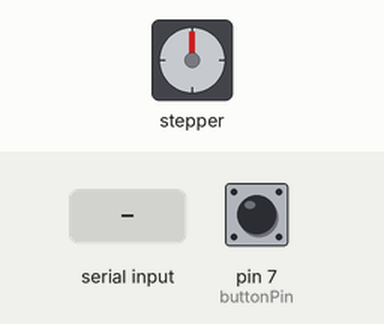
The sketch below on a simulated Arduino Uno, built with avr-gcc and run on an emulated ATmega328P. On the bench: stepper motor. Wiring (inferred from the names in the program): stepper motor driver (200 steps per turn assumed): step pin 3; direction pin 4; enable pin 5. The inputs (shaded band) are chosen by the test bench; at power-on: pin 7 (buttonPin) HIGH. What the sketch prints to the serial monitor is not drawn.

Above: at 1.2 s.
1.3 s: pin 7 (buttonPin) pulled LOW for 1 s
At 3.5 s:
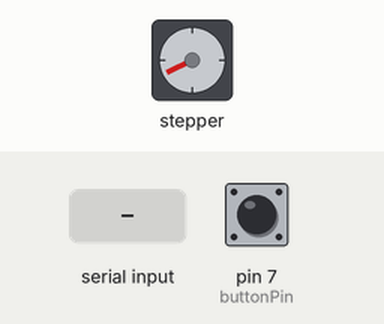
3.8 s: pin 7 (buttonPin) pulled LOW for 0.15 s
At 4.3 s:
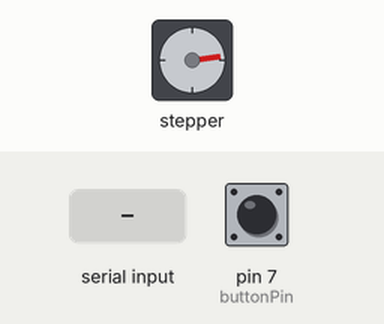
5.4 s: pin 7 (buttonPin) pulled LOW for 0.15 s
At 6.7 s:
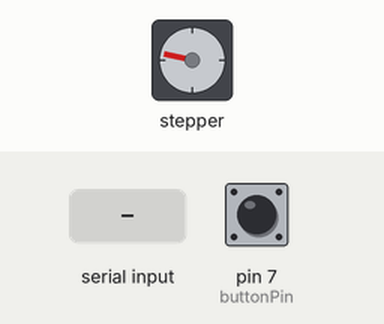
7.0 s: pin 7 (buttonPin) pulled LOW for 3.2 s
At 10.8 s:
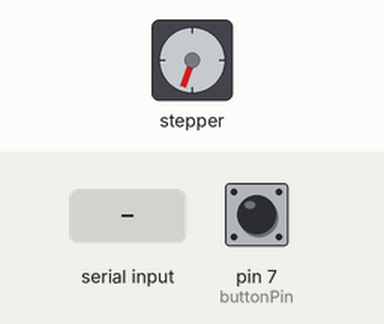
11.7 s: "speed 1200\n" received over Serial
13.2 s: pin 7 (buttonPin) pulled LOW for 0.15 s
At 13.8 s:
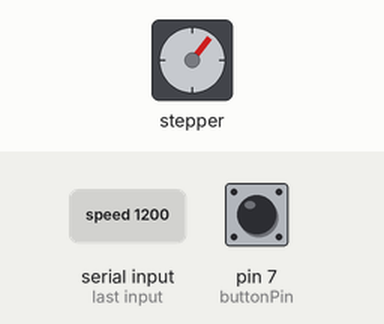
Timing chart, 0 to 15.8 s (numbered marks = the images above; inputs shaded):
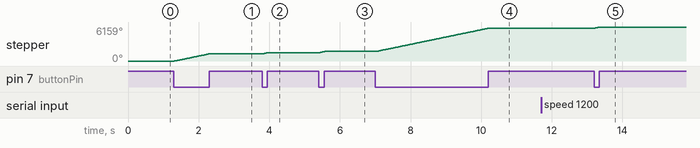

Measured:
- after the input at 1.3 s, stepper: turns 1323° clockwise in 1.0 s, starting at once
- after the input at 3.8 s, stepper: turns 199° clockwise in 0.15 s, starting at once
- after the input at 5.4 s, stepper: turns 200° clockwise in 0.15 s, starting at once
- after the input at 7.0 s, stepper: turns 4237° clockwise in 3.2 s, starting at once
- after the input at 13.2 s, stepper: turns 200° clockwise in 0.15 s, starting at once

The sketch:

HandheldStepperControl.ino
```cpp
/*
  HandheldStepperControl
  ----------------------
  Simple handheld controller for a STEP/DIR stepper driver using a hold-to-run button.

  Hardware assumptions:
  - STEP/DIR driver (A4988/DRV8825 or similar)
  - Momentary button wired to GND with INPUT_PULLUP enabled

  Serial commands (newline terminated):
    speed <sps>  Set step rate in steps per second
    dir <0|1>    Set direction pin LOW/HIGH
    on           Force-enable driver (still requires button press to step)
    off          Disable driver
    state        Print current settings
*/

// ===== Pins (adjust if needed) =====
const uint8_t stepPin    = 3;
const uint8_t dirPin     = 4;
const uint8_t enablePin  = 5;
const uint8_t buttonPin  = 7;   // to GND, uses INPUT_PULLUP

// ===== Driver levels (A4988/DRV8825 typical) =====
const uint8_t ENABLE_LEVEL  = LOW;   // active enable
const uint8_t DISABLE_LEVEL = HIGH;  // disable

// ===== Motion config =====
volatile long   speed_sps      = 800;            // steps per second (default)
volatile uint32_t stepInterval = 1000000UL / 800; // µs per full step
const uint8_t  STEP_PULSE_US   = 4;              // STEP high time (≥2–5us typical)

// ===== Button debounce =====
const uint16_t DEBOUNCE_MS     = 15;
bool           btnStableState  = HIGH;  // with INPUT_PULLUP, HIGH = not pressed
bool           btnLastRead     = HIGH;
uint32_t       btnLastChangeMs = 0;

// ===== Step timer =====
uint32_t lastStepUs = 0;

// ===== Helpers =====
// Apply speed limits and compute the step interval in microseconds.
// Clamp the requested speed and update the computed step interval.
void applySpeed(long sps) {
  if (sps < 1)     sps = 1;
  if (sps > 20000) sps = 20000;     // keep ISR-less timing sane
  speed_sps  = sps;
  stepInterval = 1000000UL / (uint32_t)sps; // full-step interval
}

// Enable/disable the stepper driver using the configured logic level.
// Drive the enable pin to turn the stepper driver on or off.
void motorEnable(bool en) {
  digitalWrite(enablePin, en ? ENABLE_LEVEL : DISABLE_LEVEL);
}

// Debounced button state helper (pressed = LOW).
// Read the button with debounce and return true when pressed.
bool buttonPressed() {
  // simple debounce
  bool raw = digitalRead(buttonPin);
  uint32_t now = millis();
  if (raw != btnLastRead) {
    btnLastRead = raw;
    btnLastChangeMs = now;
  }
  if ((now - btnLastChangeMs) >= DEBOUNCE_MS) {
    btnStableState = raw;
  }
  return (btnStableState == LOW); // pressed when pulled low
}

// Emit one step pulse when the interval has elapsed.
// Emit a step pulse when the interval has elapsed.
void stepTickIfDue() {
  uint32_t now = micros();
  if ((uint32_t)(now - lastStepUs) >= stepInterval) {
    lastStepUs = now;
    // One full step: short HIGH pulse, then LOW
    digitalWrite(stepPin, HIGH);
    delayMicroseconds(STEP_PULSE_US);
    digitalWrite(stepPin, LOW);
  }
}

// ===== Serial control =====
// Commands (newline-terminated):
//   speed <sps>   e.g. "speed 1200"
//   dir <0|1>     0=LOW, 1=HIGH
//   on            (forces enable; still requires button press to run pulses)
//   off           (forces disable)
//   state         (prints settings)
// Parse and handle serial commands for speed, direction, and enable.
void handleSerial() {
  static String line;
  while (Serial.available()) {
    char c = Serial.read();
    if (c == '\r') continue;
    if (c != '\n') { line += c; continue; }

    line.trim();
    if (line.length() == 0) { line = ""; continue; }

    if (line.startsWith("speed ")) {
      long s = line.substring(6).toInt();
      applySpeed(s);
      Serial.print("OK speed "); Serial.println(speed_sps);
    } else if (line.startsWith("dir ")) {
      int d = line.substring(4).toInt();
      digitalWrite(dirPin, d ? HIGH : LOW);
      Serial.print("OK dir "); Serial.println(d ? 1 : 0);
    } else if (line == "on") {
      motorEnable(true);
      Serial.println("OK on");
    } else if (line == "off") {
      motorEnable(false);
      Serial.println("OK off");
    } else if (line == "state") {
      Serial.print("speed_sps="); Serial.print(speed_sps);
      Serial.print("  dir=");      Serial.print(digitalRead(dirPin));
      Serial.print("  enabled=");  Serial.println(digitalRead(enablePin) == ENABLE_LEVEL ? 1 : 0);
    } else {
      Serial.println("ERR unknown (use: speed <sps> | dir <0|1> | on | off | state)");
    }
    line = "";
  }
}

// ===== Arduino setup/loop =====
// Initialize GPIO, serial, and default driver state.
void setup() {
  pinMode(stepPin,   OUTPUT);
  pinMode(dirPin,    OUTPUT);
  pinMode(enablePin, OUTPUT);
  pinMode(buttonPin, INPUT_PULLUP);

  digitalWrite(stepPin, LOW);
  digitalWrite(dirPin, HIGH);          // default direction
  motorEnable(false);                  // start disabled
  applySpeed(speed_sps);               // compute interval

  Serial.begin(115200);
  Serial.println("Ready. Commands: speed <sps>, dir <0|1>, on, off, state");
  Serial.println("Hold the button to run.");
}

// Process serial input and run the motor while the button is held.
void loop() {
  handleSerial();

  // Press & hold to run at constant speed
  if (buttonPressed()) {
    Serial.println("button pressed");

    motorEnable(true);
    stepTickIfDue();
  } else {
    motorEnable(false);
  }
}
```
